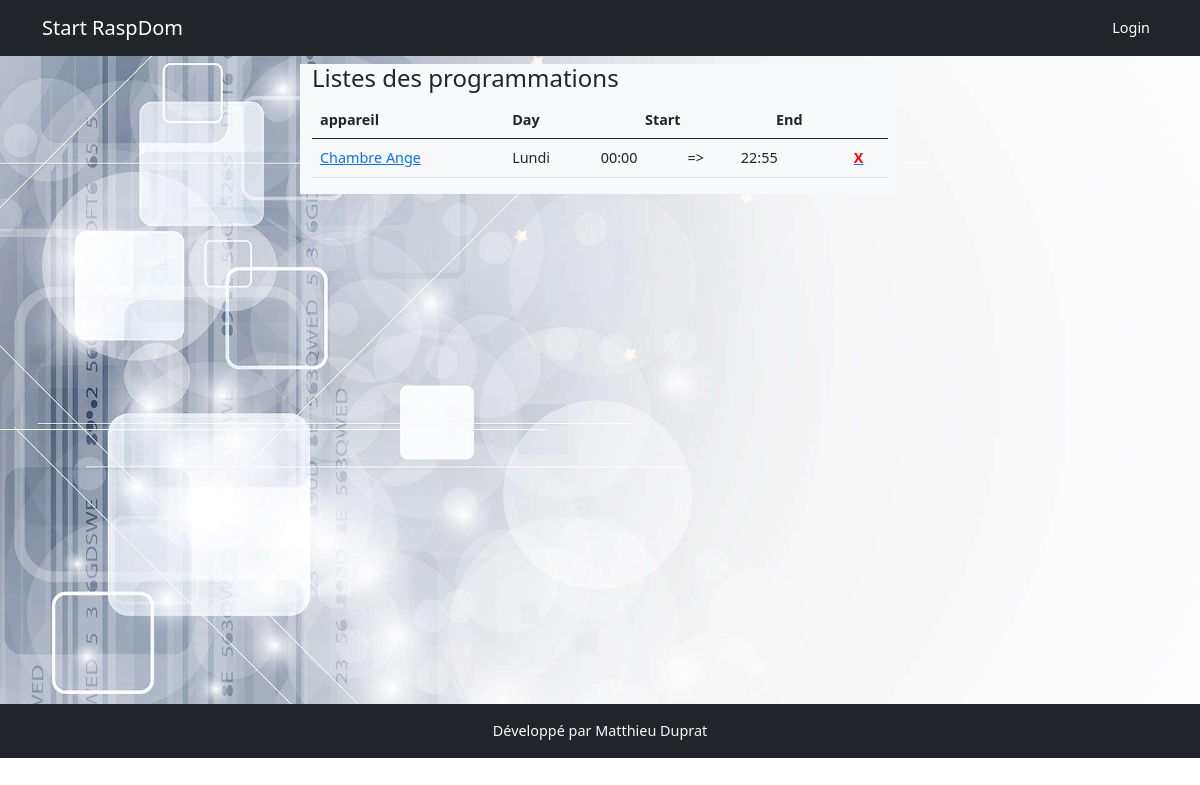
Page /programmations on the earlier database version.
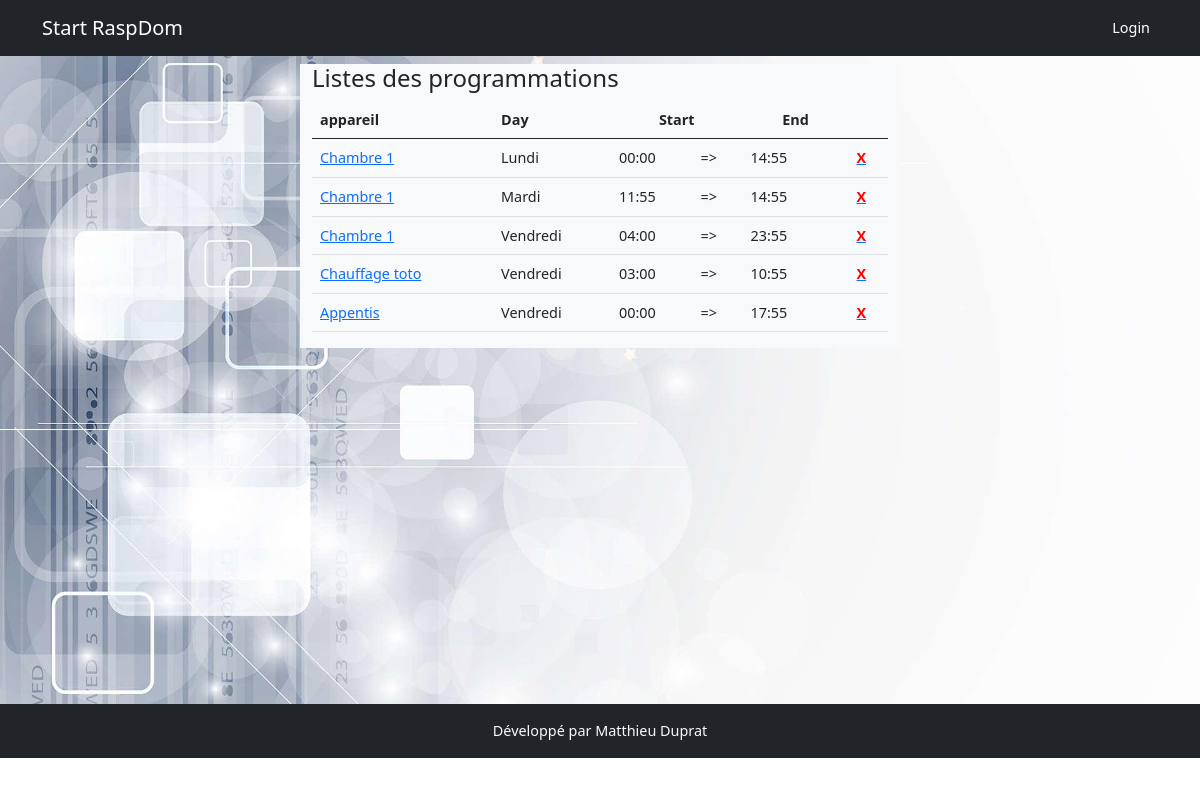
Same page on the later database version.
### models.py (models this page shows, shortened)
class Programmation(db.Model):
    id = db.Column(db.Integer, primary_key=True)
    start = db.Column(db.Integer)
    start_min = db.Column(db.Integer)
    end = db.Column(db.Integer)
    end_min = db.Column(db.Integer)
    day = db.Column(db.Integer)
    appareil = db.Column(db.Integer, db.ForeignKey('appareil.id'), nullable=True)

class Appareil(db.Model):
    id = db.Column(db.Integer, primary_key=True)
    nom = db.Column(db.String(200))
    description = db.Column(db.String(200))
    categorieappareil = db.Column(db.String(200), nullable=True)
    sortie = db.Column(db.String(200), nullable=True)
    image = db.Column(db.String(200), nullable=True)
    gpios = db.relationship('Gpio', backref='appareil', lazy=True)
    order_gpio = db.Column(db.String(200))
    nbre_gpio = db.Column(db.Integer)
    programmations = db.relationship('Programmation', backref='appareil_programmation', lazy=True)
    mode_de_marche = db.relationship('ModeDeMarche', uselist=False,  backref='appareil_mode_de_marche', lazy=True)
    auto = db.relationship('Auto', uselist=False, backref='appareil_auto', lazy=True)
    sonde_id = db.Column(db.Integer, db.ForeignKey('sonde.id'))
    sonde = db.relationship('Sonde', uselist=False, backref='appareil_sonde', lazy=True)
    manuel = db.relationship('Manuel', uselist=False, backref='appareil_ordre', lazy=True)
    label = db.Column(db.String(250))

### app.py (the view)
@app.route('/programmations')
def liste_programmations():
    programmations = Programmation.query.order_by('appareil', 'day').all()
    return render_template('programmation/programmations.html', programmations=programmations)

### templates/programmation/programmations.html
{% extends 'base.html' %}
{% set days = ['Lundi','Mardi','Mercredi','Jeudi','Vendredi','Samedi','Dimanche'] %}
{% block content %}
<div class="row">
    <div class="col-md-6 mx-auto  bg-light">
        <h4>Listes des programmations</h4>
        <table class="table">
            <thead>
                <tr>
                    <th>appareil</th>
                    <th>Day</th>
                    <th colspan="2" class="text-center">Start</th>
                    <th colspan="2" class="text-center">End</th>
                    <th></th>
                </tr>
            </thead>
            <tbody>{% for programmation in programmations %}
                <tr>
                    <td><a href="{{url_for('edit_programmation', programmation_id=programmation.id)}}">{{programmation.appareil_programmation.nom}}</a></td>
                    <td>{{ days[programmation.day-1]}}</td>
                    <td>{{'%02d' % programmation.start}}:{{'%02d' % programmation.start_min}}</td>
                    <td> =></td>
                    <td>{{'%02d' % programmation.end}}:{{'%02d' % programmation.end_min}}</td>
                    <td></td>
                    <td><a href="{{url_for('delete_programmation', programmation_id=programmation.id)}}"><b style="color:red">X</b></a></td>
                </tr>{% endfor %}
            </tbody>
        </table>
    </div>
</div>
{% endblock %}

Differences in the rows shown:
added Programmation: appareil_programmation.nom "Chambre 1", day "Lundi", start "00", start_min "00", end "14", end_min "55"
added Programmation: appareil_programmation.nom "Chambre 1", day "Mardi", start "11", start_min "55", end "14", end_min "55"
changed Programmation (number 3 of 5 on the later page): appareil_programmation.nom "Chambre Ange" → "Chambre 1"; day "Lundi" → "Vendredi"; start "00" → "04"; end "22" → "23"
added Programmation: appareil_programmation.nom "Chauffage toto", day "Vendredi", start "03", start_min "00", end "10", end_min "55"
added Programmation: appareil_programmation.nom "Appentis", day "Vendredi", start "00", start_min "00", end "17", end_min "55"
